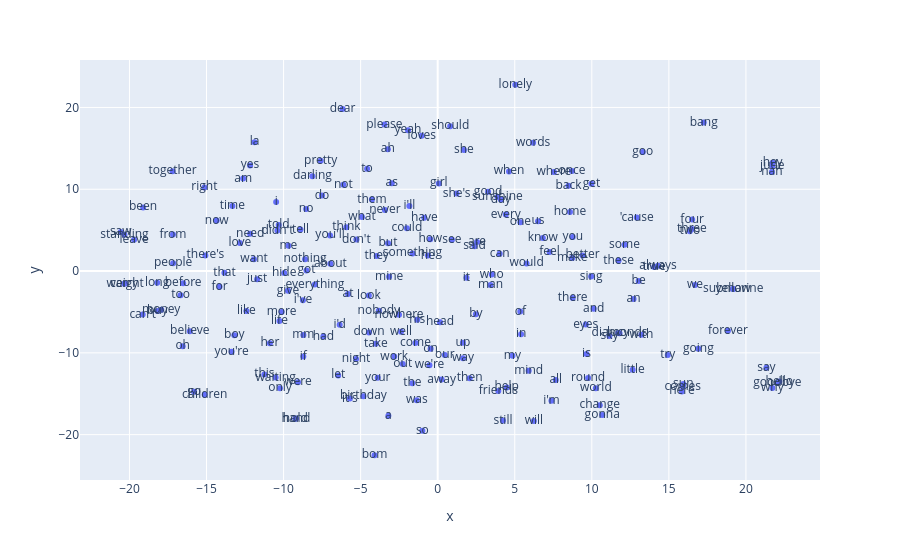

The notebook cell this image was saved under:
### Code cell
# Graficar los embedddings en 2D
import plotly.express as px

vecs, labels = reduce_dimensions(w2v_model)

MAX_WORDS = 200
fig = px.scatter(x=vecs[:MAX_WORDS, 0], y=vecs[:MAX_WORDS, 1], text=labels[:MAX_WORDS])
# fig.show(renderer="colab") # esto para plotly en colab
fig.show()

### Figure 1 — Plotly figure (JSON) as saved in the notebook; plotly's stock layout.template omitted (floating-point values rounded to 4 significant figures; data arrays with more than 128 entries replaced by an {"elided": "..."} marker saying what was removed)
{"data": [{"hovertemplate": "x=%{x}<br>y=%{y}<br>text=%{text}<extra></extra>", "legendgroup": "", "marker": {"color": "#636efa", "symbol": "circle"}, "mode": "markers+text", "name": "", "orientation": "v", "showlegend": false, "text": {"elided": "200 str values"}, "type": "scatter", "x": {"elided": "200 float values"}, "xaxis": "x", "y": {"elided": "200 float values"}, "yaxis": "y"}], "layout": {"legend": {"tracegroupgap": 0}, "margin": {"t": 60}, "xaxis": {"anchor": "y", "domain": [0, 1], "title": {"text": "x"}}, "yaxis": {"anchor": "x", "domain": [0, 1], "title": {"text": "y"}}}}
